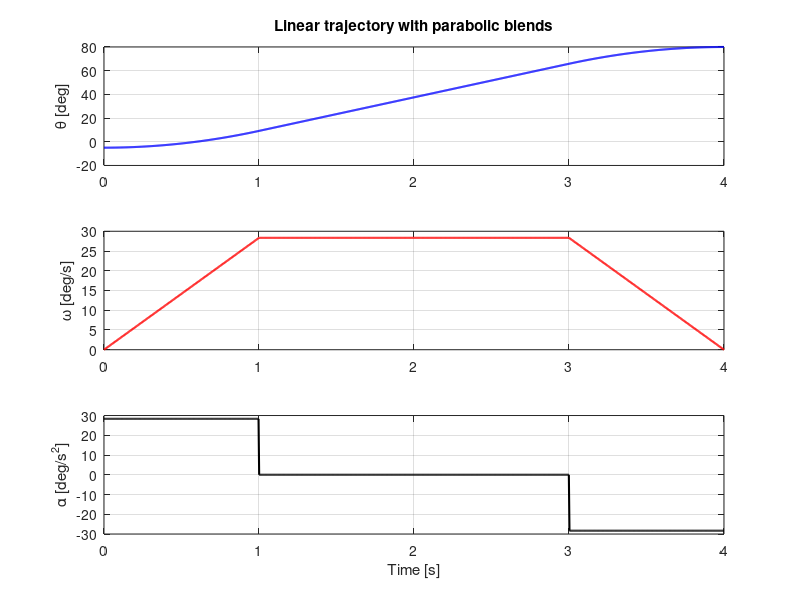
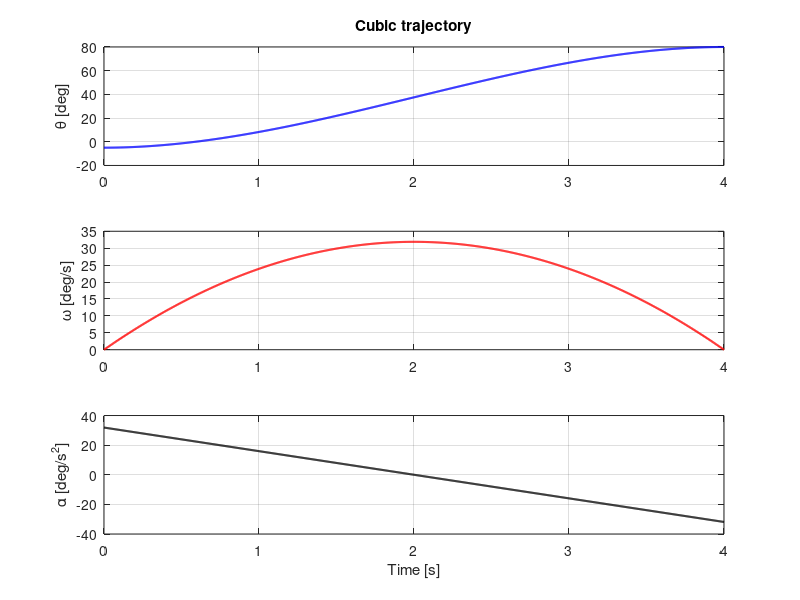

Here is the MATLAB script that generated these plots, in order:
clear; clc; close all;

%% Given data
th0 = -5;      % initial angle [deg]
thf = 80;      % final angle   [deg]
tf  = 4;       % total time    [s]
D   = thf - th0;   % total displacement = 85 deg

t = linspace(0, tf, 1000);

%% Linear trajectory with parabolic blends 
tb  = 1;                      
w   = D/(tf - tb);           
alp = w/tb;                   

fprintf('--- LSPB parameters ---\n');
fprintf('Blend time          tb    = %.4f s\n', tb);
fprintf('Cruise velocity     omega = %.4f deg/s\n', w);
fprintf('Blend acceleration  alpha = %.4f deg/s^2\n', alp);
fprintf('Position at end of 1st blend = %.4f deg\n', th0 + 0.5*alp*tb^2);

th_l = zeros(size(t)); w_l = zeros(size(t)); a_l = zeros(size(t));
for k = 1:numel(t)
    tk = t(k);
    if tk <= tb                       
        th_l(k) = th0 + 0.5*alp*tk^2;
        w_l(k)  = alp*tk;
        a_l(k)  = alp;
    elseif tk <= tf - tb                 
        th_l(k) = th0 + 0.5*alp*tb^2 + w*(tk - tb);
        w_l(k)  = w;
        a_l(k)  = 0;
    else                                 
        th_l(k) = thf - 0.5*alp*(tf - tk)^2;
        w_l(k)  = alp*(tf - tk);
        a_l(k)  = -alp;
    end
end

figure('Name','Linear with parabolic blends');
subplot(3,1,1); plot(t, th_l, 'b', 'LineWidth', 1.5); grid on;
ylabel('\theta [deg]'); title('Linear trajectory with parabolic blends');
subplot(3,1,2); plot(t, w_l, 'r', 'LineWidth', 1.5); grid on;
ylabel('\omega [deg/s]');
subplot(3,1,3); plot(t, a_l, 'k', 'LineWidth', 1.5); grid on;
ylabel('\alpha [deg/s^2]'); xlabel('Time [s]');

%% Cubic trajectory
% theta(t) = a0 + a1 t + a2 t^2 + a3 t^3, with zero start/end velocity
a0 = th0;
a1 = 0;
a2 =  3*D/tf^2;
a3 = -2*D/tf^3;

fprintf('\n--- Cubic coefficients ---\n');
fprintf('a0 = %.4f\na1 = %.4f\na2 = %.4f\na3 = %.5f\n', a0, a1, a2, a3);

th_c = a0 + a1*t + a2*t.^2 + a3*t.^3;
w_c  = a1 + 2*a2*t + 3*a3*t.^2;
a_c  = 2*a2 + 6*a3*t;

figure('Name','Cubic trajectory');
subplot(3,1,1); plot(t, th_c, 'b', 'LineWidth', 1.5); grid on;
ylabel('\theta [deg]'); title('Cubic trajectory');
subplot(3,1,2); plot(t, w_c, 'r', 'LineWidth', 1.5); grid on;
ylabel('\omega [deg/s]');
subplot(3,1,3); plot(t, a_c, 'k', 'LineWidth', 1.5); grid on;
ylabel('\alpha [deg/s^2]'); xlabel('Time [s]');
